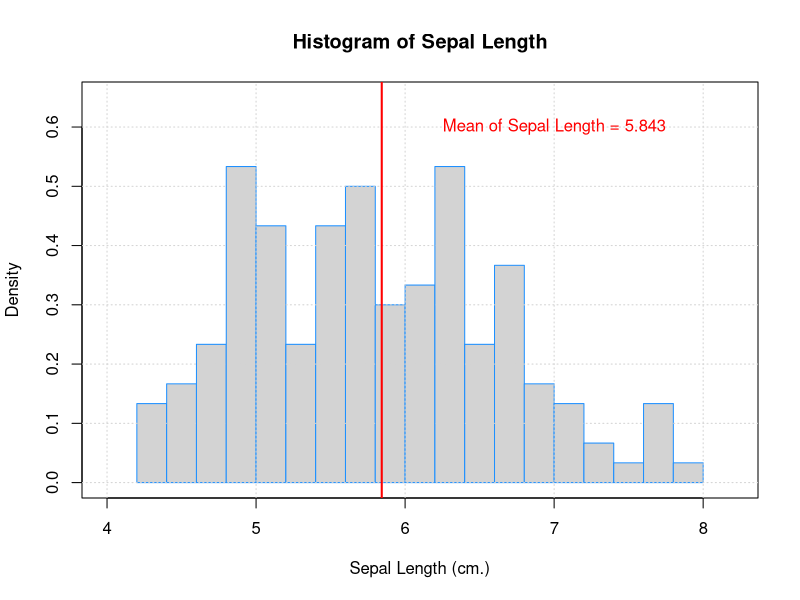
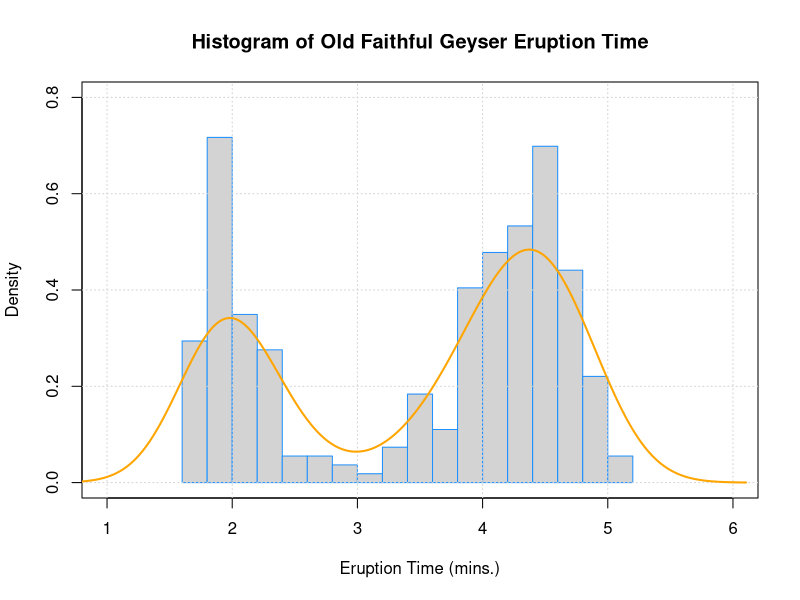
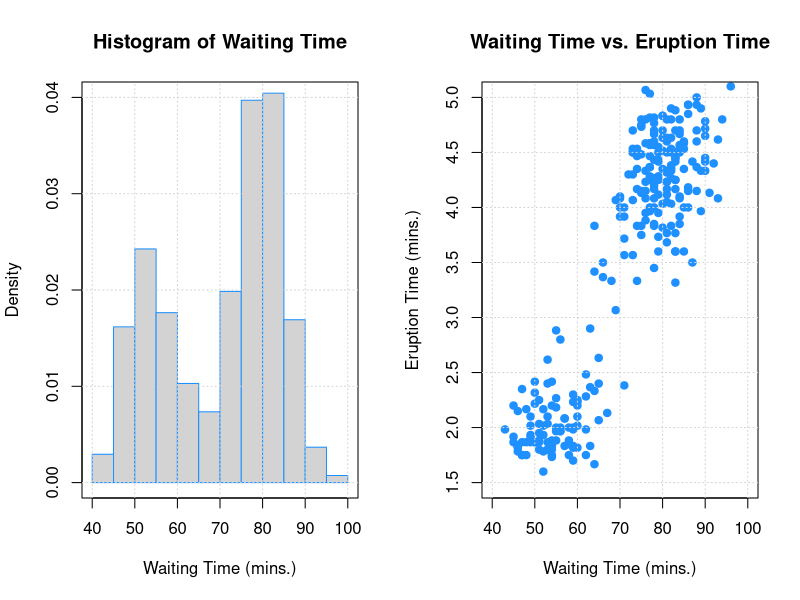

These charts were generated, in order, by the following R code:
#### Excercise 1a

specific_sum_loop <- function(m, pos) {
  my_sum <- 0
  for (i in 1:nrow(m)) {
    for (j in pos) {
      my_sum <- my_sum + m[i, j]
    }
  }
  my_sum
}

specific_sum_vec <- function(m, pos) {
  sum(colSums(m[ , pos]))
}

m <- matrix(data = c(114:133), nrow = 4, byrow = TRUE)
pos <- c(1, 4, 2)

specific_sum_loop(m = m, pos = pos)

specific_sum_vec(m = m, pos = pos)

#### Excercise 1b

long_names_loop <- function(names) {
  output <- c()
  for (i in 1:length(names)) {
    name <- names[i]
    if (nchar(name) >= 8) {
      output <- c(output, name)
    }
  }
  output
}

my_names <- c("alexander", "david", "sebastian", "johnathan", "christopher", "ha",
              "washington", "lincoln", "maximo", "mason", "luca", "anthony", "kevin")

long_names_loop(names = my_names)

long_name_vec <- function(names) {
  names[nchar(names) >= 8]
}

long_name_vec(names = my_names)

#### Excercise 1c

roulette_loop <- function(many_bets) {
  
  # randomly decide whether you lose or win on each bet
  win_lose_random <- sample(x = c(TRUE, FALSE), size = length(many_bets),
                            replace = TRUE)
  
  total_prize <- c()
  
  # for each bet
  for (i in 1:length(many_bets)) {
    bet <- many_bets[i]
    prize <- 0
    
    # if we win, then check how much the prize is
    if (win_lose_random[i]) {
      if (bet == 'low') {
        prize <- 10
      } else if (bet == 'high'){
        prize <- 10
      } else if (bet == 'red') {
        prize <- 20
      } else if (bet == "black") {
        prize <- 20
      } else if (bet == "odd") {
        prize <- 15
      } else if (bet == "even") {
        prize <- 15
      } else if (bet == "first") {
        prize <- 50
      } else if (bet == "second") {
        prize <- 50
      } else if (bet == "third") {
        prize <- 50
      }
    }
    # add prize from this bet to the total prize
    total_prize <- c(total_prize, prize)
  }
  
  total_prize
}

roulette_vec <- function(many_bets) {
  win_lose_random <- sample(x = c(TRUE, FALSE), size = length(many_bets), replace = TRUE)
  many_bets[win_lose_random == FALSE] <- 0
  many_bets[many_bets %in% c("low", "high")] <- 10
  many_bets[many_bets %in% c("red", "black")] <- 20
  many_bets[many_bets %in% c("odd", "even")] <- 15
  many_bets[many_bets %in% c("first", "second", "third")] <- 50
  as.integer(many_bets)
}

long_vec <- rep(c("red", "black", "low", "high", "second", "first", "third",
                  "odd", "even"), 10000)
system.time(roulette_loop(many_bets = long_vec))

long_vec <- rep(c("red", "black", "low", "high", "second", "first", "third",
                  "odd", "even"), 10000)
system.time(roulette_vec(many_bets = long_vec))

#### Excercise 2a
hist(x = iris$Sepal.Length, main = "Histogram of Sepal Length", xlab = "Sepal Length (cm.)",
     breaks = 15, border = "dodgerblue", probability = TRUE,
     ylim = c(0, 0.65), xlim = c(4, 8.2))
box()
grid()
abline(v = mean(iris$Sepal.Length), col="red", lwd = 2)
text(x = 7, y = 0.6, labels = paste("Mean of Sepal Length =", round(mean(iris$Sepal.Length), digits = 3)), col = "red")

hist(x = faithful$eruptions, main = "Histogram of Old Faithful Geyser Eruption Time", 
     xlab = "Eruption Time (mins.)", probability = TRUE, border = "dodgerblue", breaks = 15,
     ylim = c(0.0, 0.8), xlim = c(1, 6))
box()
grid()
lines(density(faithful$eruptions), col = "orange", lwd = 2)   

par(mfrow = c(1, 2))
hist(x = faithful$waiting, main = "Histogram of Waiting Time", xlab = "Waiting Time (mins.)",
     probability = TRUE, border = "dodgerblue", xlim = c(40, 100), ylim = c(0.00, 0.04))
box()
grid()
plot(eruptions ~ waiting, data = faithful, pch = 19, col = "dodgerblue", xlab = "Waiting Time (mins.)",
     ylab = "Eruption Time (mins.)", main = "Waiting Time vs. Eruption Time", xlim = c(40, 100),
     ylim = c(1.5, 5.0))
grid()

